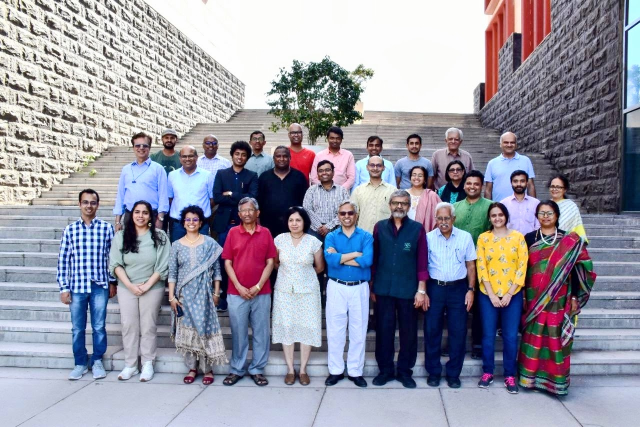
#> input picture Plaksha_Faculty.jpg, 1280 x 854 px (shown at 1/2 size)
$ python main.py
#> lines starting #> are read from the running program, lines starting #| are printed output that depends on the picture; after the words box and inside, x2 and y2 are one past the last pixel; in counts of white or black regions, pixels touching at a corner belong together
import cv2
import numpy as np
import matplotlib.pyplot as plt
from sklearn.cluster import KMeans
from scipy.spatial import distance
from matplotlib.offsetbox import OffsetImage, AnnotationBbox

# -------------------------------
# Part 1: Face Detection on Plaksha_Faculty.jpg
# -------------------------------

# Read the image
img = cv2.imread('Plaksha_Faculty.jpg')
#> img is the input picture: shape (854, 1280, 3); mean B, G, R 162.4, 149, 149.2
if img is None:
    print("Error: Plaksha_Faculty.jpg not found.")
    exit(1)

# Convert the image to grayscale
gray_img = cv2.cvtColor(img, cv2.COLOR_BGR2GRAY)
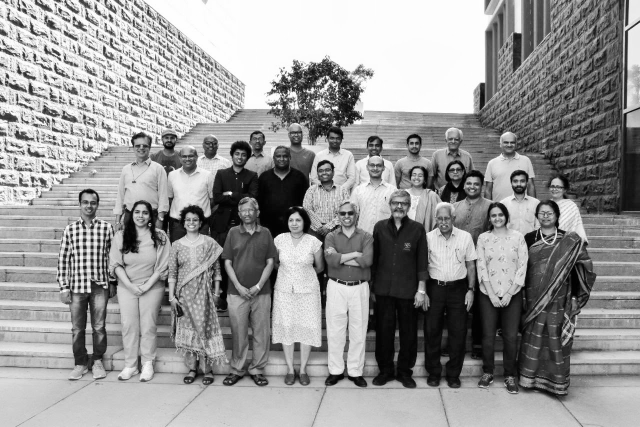
#> gray_img: shape (854, 1280) (shown at 1/2 size); min 0, max 255, mean 150.6

# Load the Haar cascade classifier file (ensure the XML file is in your folder)
face_cascade = cv2.CascadeClassifier('haarcascade_frontalface_default.xml')

# Detect faces (parameters can be adjusted)
faces_rect = face_cascade.detectMultiScale(gray_img, 1.05, 4, minSize=(25,25), maxSize=(50,50))
#> faces_rect = 30 rows, first 6: [322, 263, 33, 33], [654, 265, 31, 31], [500, 266, 30, 30], [892, 267, 31, 31], [409, 277, 28, 28], [812, 274, 34, 34]

# Define text and font parameters for annotation
text = "Face Detected"
font = cv2.FONT_HERSHEY_SIMPLEX
font_scale = 0.5
font_color = (0, 0, 255)  # Red in BGR
font_thickness = 2

# Draw rectangles and annotate each detected face
for (x, y, w, h) in faces_rect:
    cv2.rectangle(img, (x, y), (x+w, y+h), (0, 0, 255), 2)
    cv2.putText(img, text, (x, y - 10), font, font_scale, font_color, font_thickness)
#> this loop made 30 passes
#> (x, y, w, h) on passes 1 to 12: (322, 263, 33, 33), (654, 265, 31, 31), (500, 266, 30, 30), (892, 267, 31, 31), (409, 277, 28, 28), (812, 274, 34, 34), (464, 296, 33, 33), (632, 328, 34, 34), (819, 337, 33, 33), (570, 426, 39, 39), (576, 253, 32, 32), (1003, 273, 32, 32)
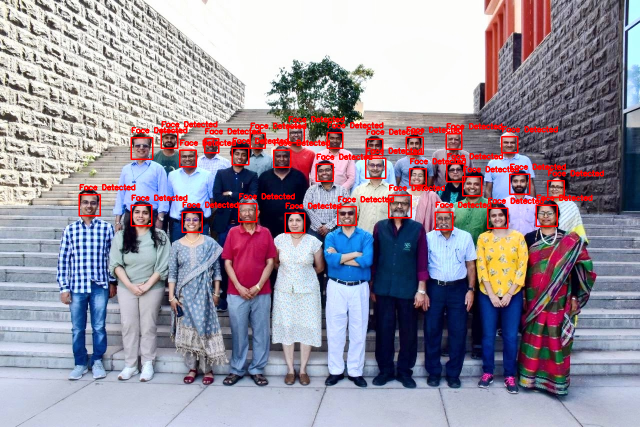
#> img: shape (854, 1280, 3) (shown at 1/2 size); 3.2% of pixels changed, all inside (x1, y1, x2, y2) = (157, 232, 1208, 467)

# Save the annotated image
annotated_image_filename = "faces_detected.jpg"
cv2.imwrite(annotated_image_filename, img)
print(f"Annotated image saved as {annotated_image_filename}")

# -------------------------------
# Part 2: Clustering Based on Hue and Saturation Features
# -------------------------------

# Re-read the original image for feature extraction (to avoid modifications)
original_img = cv2.imread('Plaksha_Faculty.jpg')
img_hsv = cv2.cvtColor(original_img, cv2.COLOR_BGR2HSV)
#> img_hsv: shape (854, 1280, 3); mean H, S, V 87.2, 68.2, 171.7
hue_saturation = []
face_images = []  # To store the face regions

# Extract the mean hue and saturation values for each detected face
for (x, y, w, h) in faces_rect:
    face = img_hsv[y:y+h, x:x+w]
    hue = np.mean(face[:, :, 0])
    saturation = np.mean(face[:, :, 1])
    hue_saturation.append((hue, saturation))
    face_images.append(face)
#> this loop made 30 passes
#> (x, y, w, h, hue, saturation) on passes 1 to 12: (322, 263, 33, 33, 70.94, 84.14), (654, 265, 31, 31, 67.25, 105), (500, 266, 30, 30, 44.7, 83.87), (892, 267, 31, 31, 102, 68.51), (409, 277, 28, 28, 126.3, 81.17), (812, 274, 34, 34, 84.97, 86.06), (464, 296, 33, 33, 62.17, 117.1), (632, 328, 34, 34, 105.5, 87.36), (819, 337, 33, 33, 56.87, 91.38), (570, 426, 39, 39, 73.65, 104.7), (576, 253, 32, 32, 88.91, 61.17), (1003, 273, 32, 32, 66.38, 69.82)
#> after the loop, face_images = 30 items; hue_saturation = 30 pairs, first value 35.92 to 142.5, second value 52.26 to 117.4

hue_saturation = np.array(hue_saturation)

# Perform k-Means clustering on the hue-saturation features (using 2 clusters)
kmeans = KMeans(n_clusters=2, n_init=10).fit(hue_saturation)

# Plot the clustered faces with custom markers using Matplotlib
fig, ax = plt.subplots(figsize=(12, 6))
for i, (x, y, w, h) in enumerate(faces_rect):
    im = OffsetImage(cv2.cvtColor(cv2.resize(face_images[i], (20, 20)), cv2.COLOR_HSV2RGB))
    ab = AnnotationBbox(im, (hue_saturation[i, 0], hue_saturation[i, 1]), frameon=False, pad=0)
    ax.add_artist(ab)
    plt.plot(hue_saturation[i, 0], hue_saturation[i, 1], 'o', markersize=5)

plt.xlabel("Hue")
plt.ylabel("Saturation")
plt.title("Face Clustering Based on Hue and Saturation")
plt.grid(True)

clustering_plot_filename = "clustering_plot.png"
plt.savefig(clustering_plot_filename)
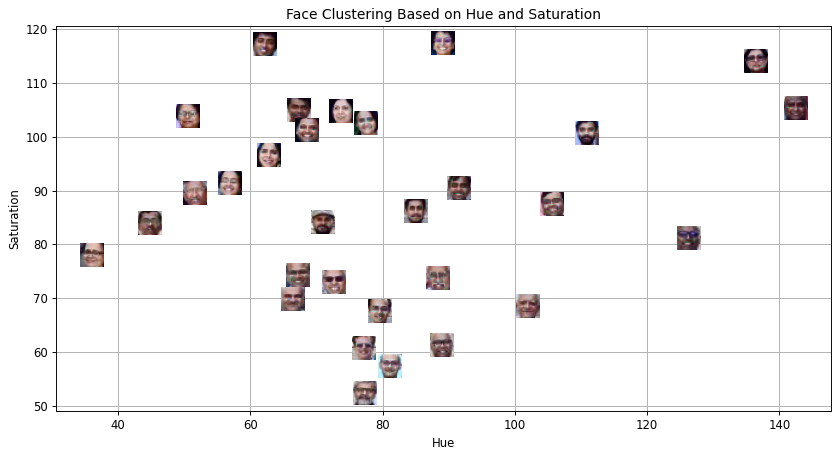
#> figure drawn by matplotlib, 1 panel
plt.close(fig)
print(f"Clustering plot saved as {clustering_plot_filename}")

# -------------------------------
# Part 3: Scatter Plot with Cluster Centroids
# -------------------------------

cluster_0_points = []
cluster_1_points = []

for i, (x, y, w, h) in enumerate(faces_rect):
    if kmeans.labels_[i] == 0:
        cluster_0_points.append((hue_saturation[i, 0], hue_saturation[i, 1]))
    else:
        cluster_1_points.append((hue_saturation[i, 0], hue_saturation[i, 1]))
#> after the loop, cluster_0_points = 22 items, first 6: (70.94, 84.14), (67.25, 105), (44.7, 83.87), (84.97, 86.06), (62.17, 117.1), (56.87, 91.38); cluster_1_points = [(102, 68.51), (126.3, 81.17), (105.5, 87.36), (91.53, 90.38), (142.5, 105.2), (136.4, 114.1), (89.01, 117.4), (110.8, 100.7)]

cluster_0_points = np.array(cluster_0_points)
#> cluster_0_points = 22 rows, first 8: [70.94, 84.14], [67.25, 105], [44.7, 83.87], [84.97, 86.06], [62.17, 117.1], [56.87, 91.38], [73.65, 104.7], [88.91, 61.17]
cluster_1_points = np.array(cluster_1_points)
#> cluster_1_points = [[102, 68.51], [126.3, 81.17], [105.5, 87.36], [91.53, 90.38], [142.5, 105.2], [136.4, 114.1], [89.01, 117.4], [110.8, 100.7]]

plt.scatter(cluster_0_points[:, 0], cluster_0_points[:, 1], color='green', label='Cluster 0')
plt.scatter(cluster_1_points[:, 0], cluster_1_points[:, 1], color='blue', label='Cluster 1')

centroid_0 = np.mean(cluster_0_points, axis=0)
#> centroid_0 = [68.43, 83.33]
centroid_1 = np.mean(cluster_1_points, axis=0)
#> centroid_1 = [113, 95.6]

plt.scatter(centroid_0[0], centroid_0[1], color='black', marker='x', s=100, label='Centroid 0')
plt.scatter(centroid_1[0], centroid_1[1], color='black', marker='D', s=100, label='Centroid 1')

plt.xlabel("Hue")
plt.ylabel("Saturation")
plt.title("Cluster Scatter Plot with Centroids")
plt.legend()
plt.grid(True)

scatter_plot_filename = "cluster_scatter_plot.png"
plt.savefig(scatter_plot_filename)
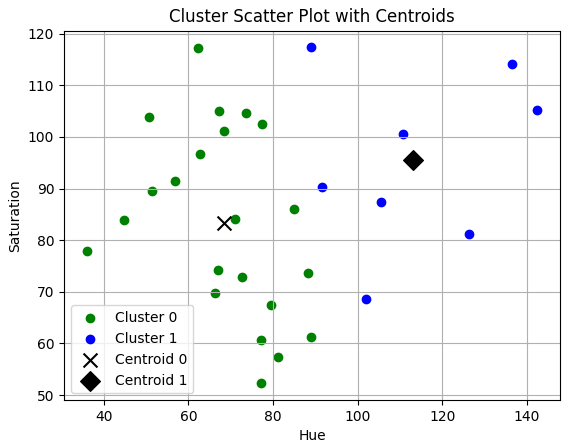
#> figure drawn by matplotlib, 1 panel
plt.close()
print(f"Cluster scatter plot saved as {scatter_plot_filename}")

# -------------------------------
# Part 4: Process the Template Image (Dr_Shashi_Tharoor.jpg)
# -------------------------------

template_img = cv2.imread('Dr_Shashi_Tharoor.jpg')
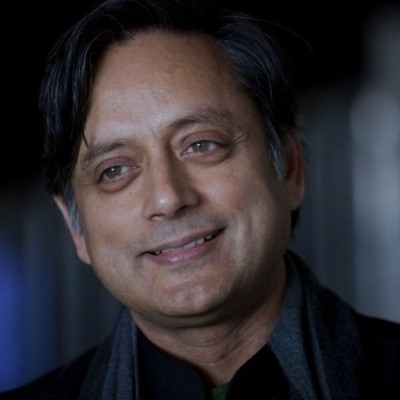
#> input picture Dr_Shashi_Tharoor.jpg, 400 x 400 px
#> template_img is the input picture: shape (400, 400, 3); mean B, G, R 49.8, 45.4, 49.1
if template_img is None:
    print("Error: Dr_Shashi_Tharoor.jpg not found.")
    exit(1)

template_gray = cv2.cvtColor(template_img, cv2.COLOR_BGR2GRAY)
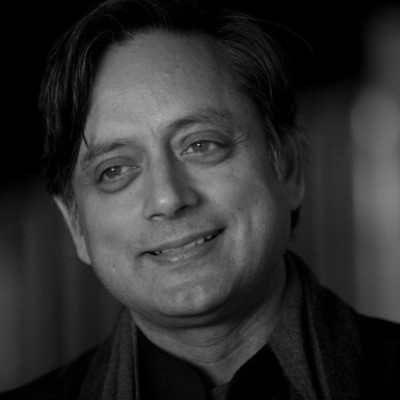
#> template_gray: shape (400, 400); min 0, max 188, mean 47
template_faces = face_cascade.detectMultiScale(template_gray, 1.05, 4, minSize=(25,25), maxSize=(50,50))
#> template_faces = ()

for (x, y, w, h) in template_faces:
    cv2.rectangle(template_img, (x, y), (x+w, y+h), (0, 255, 0), 3)
#> this loop made 0 passes

template_annotated_filename = "template_faces.jpg"
cv2.imwrite(template_annotated_filename, template_img)
print(f"Template image with detected face(s) saved as {template_annotated_filename}")

template_hsv = cv2.cvtColor(template_img, cv2.COLOR_BGR2HSV)
#> template_hsv: shape (400, 400, 3); mean H, S, V 66.8, 85.4, 57.9
template_hue = np.mean(template_hsv[:, :, 0])
#> template_hue = 66.78
template_saturation = np.mean(template_hsv[:, :, 1])
#> template_saturation = 85.39
template_label = kmeans.predict([[template_hue, template_saturation]])[0]
#> template_label = 0

# -------------------------------
# Part 5: Visualize Template Image with Clusters
# -------------------------------

fig, ax = plt.subplots(figsize=(12, 6))
for i, (x, y, w, h) in enumerate(faces_rect):
    color = 'red' if kmeans.labels_[i] == 0 else 'blue'
    im = OffsetImage(cv2.cvtColor(cv2.resize(face_images[i], (20, 20)), cv2.COLOR_HSV2RGB))
    ab = AnnotationBbox(im, (hue_saturation[i, 0], hue_saturation[i, 1]), frameon=False, pad=0)
    ax.add_artist(ab)
    plt.plot(hue_saturation[i, 0], hue_saturation[i, 1], 'o', markersize=5, color=color)
#> this loop made 30 passes

if template_label == 0:
    color = 'red'
else:
    color = 'blue'
im = OffsetImage(cv2.cvtColor(cv2.resize(template_img, (20, 20)), cv2.COLOR_BGR2RGB))
ab = AnnotationBbox(im, (template_hue, template_saturation), frameon=False, pad=0)
ax.add_artist(ab)

plt.xlabel("Hue")
plt.ylabel("Saturation")
plt.title("Template Face and Cluster Visualization")
plt.grid(True)

template_cluster_plot_filename = "template_cluster_plot.png"
plt.savefig(template_cluster_plot_filename)
plt.close(fig)
print(f"Template cluster plot saved as {template_cluster_plot_filename}")

# -------------------------------
# Part 6: Final Scatter Plot with Centroids and Template Marker
# -------------------------------

cluster_0_points = []
cluster_1_points = []

for i, (x, y, w, h) in enumerate(faces_rect):
    if kmeans.labels_[i] == 0:
        cluster_0_points.append((hue_saturation[i, 0], hue_saturation[i, 1]))
    else:
        cluster_1_points.append((hue_saturation[i, 0], hue_saturation[i, 1]))
#> after the loop, cluster_0_points = 22 items, first 6: (70.94, 84.14), (67.25, 105), (44.7, 83.87), (84.97, 86.06), (62.17, 117.1), (56.87, 91.38); cluster_1_points = [(102, 68.51), (126.3, 81.17), (105.5, 87.36), (91.53, 90.38), (142.5, 105.2), (136.4, 114.1), (89.01, 117.4), (110.8, 100.7)]

cluster_0_points = np.array(cluster_0_points)
#> cluster_0_points = 22 rows, first 8: [70.94, 84.14], [67.25, 105], [44.7, 83.87], [84.97, 86.06], [62.17, 117.1], [56.87, 91.38], [73.65, 104.7], [88.91, 61.17]
cluster_1_points = np.array(cluster_1_points)
#> cluster_1_points = [[102, 68.51], [126.3, 81.17], [105.5, 87.36], [91.53, 90.38], [142.5, 105.2], [136.4, 114.1], [89.01, 117.4], [110.8, 100.7]]

plt.scatter(cluster_0_points[:, 0], cluster_0_points[:, 1], color='green', label='Cluster 0')
plt.scatter(cluster_1_points[:, 0], cluster_1_points[:, 1], color='blue', label='Cluster 1')

centroid_0 = np.mean(cluster_0_points, axis=0)
centroid_1 = np.mean(cluster_1_points, axis=0)

plt.scatter(centroid_0[0], centroid_0[1], color='black', marker='x', s=100, label='Centroid 0')
plt.scatter(centroid_1[0], centroid_1[1], color='black', marker='D', s=100, label='Centroid 1')

plt.plot(template_hue, template_saturation, marker='o', color='violet', markersize=10, label='Template')

plt.xlabel("Hue")
plt.ylabel("Saturation")
plt.title("Final Cluster Scatter Plot with Template")
plt.legend()
plt.grid(True)

final_scatter_filename = "final_scatter_plot.png"
plt.savefig(final_scatter_filename)
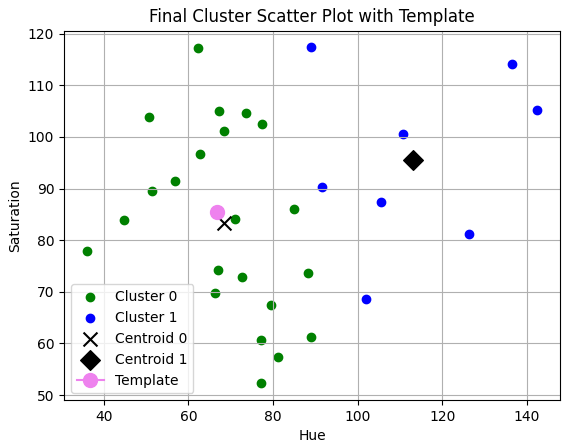
#> figure drawn by matplotlib, 1 panel
plt.close()
print(f"Final scatter plot saved as {final_scatter_filename}")
